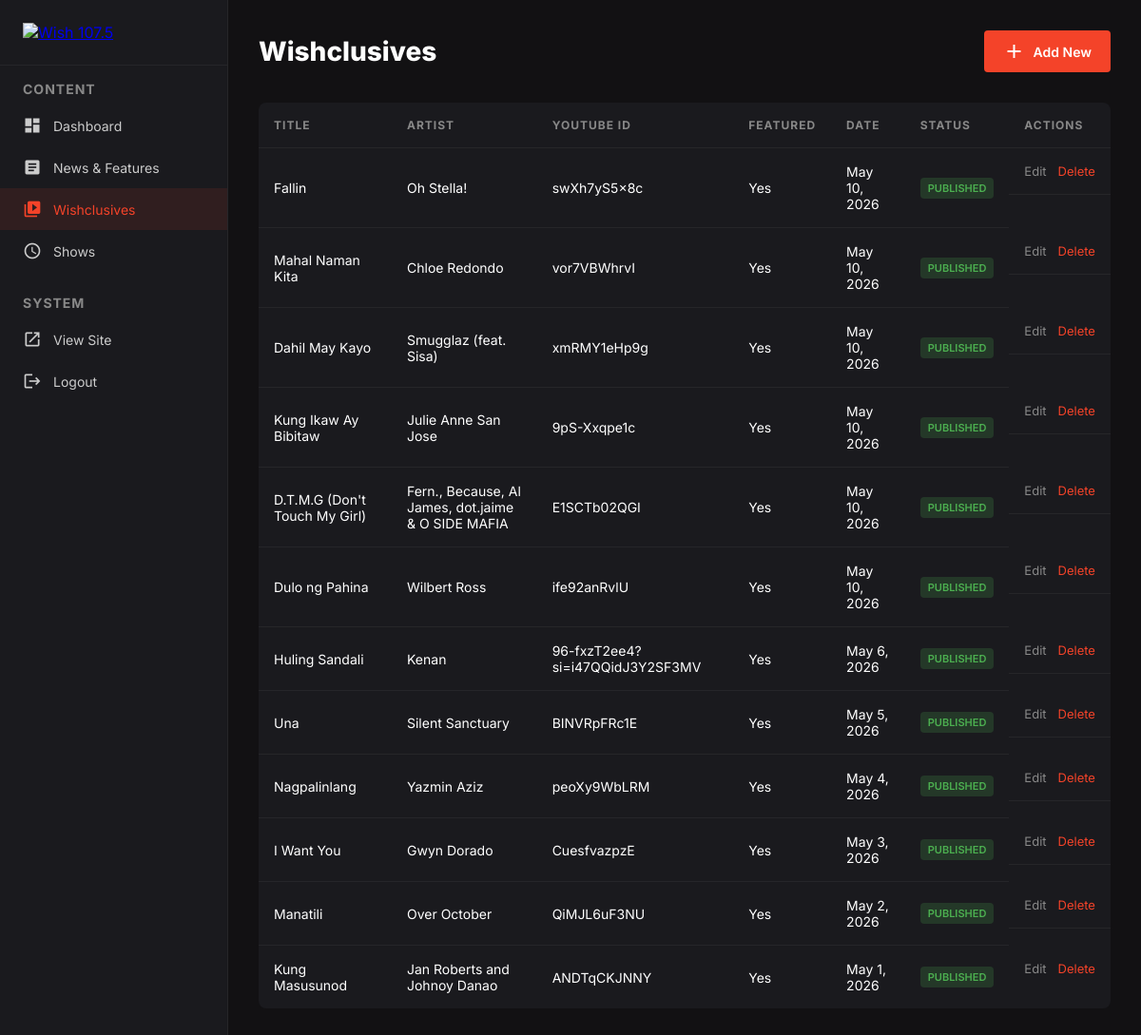
Page /admin/wishclusives.php (signed in) on the committed database.
### tables this page shows
CREATE TABLE `videos` (
  `id` int(11) NOT NULL,
  `title` varchar(255) NOT NULL,
  `slug` varchar(255) NOT NULL,
  `artist` varchar(255) DEFAULT NULL,
  `description` text DEFAULT NULL,
  `youtube_id` varchar(100) DEFAULT NULL,
  `thumbnail` varchar(255) DEFAULT NULL,
  `featured` tinyint(1) DEFAULT 0,
  `status` enum('draft','published') DEFAULT 'published',
  `created_at` timestamp NOT NULL DEFAULT current_timestamp(),
  `updated_at` timestamp NOT NULL DEFAULT current_timestamp() ON UPDATE current_timestamp()
);

### db.php (called while the page is built, shortened)
<?php
function getDB() {
    static $pdo = null;
    if ($pdo === null) {
        try {
            $dsn = "mysql:host=" . DB_HOST . ";dbname=" . DB_NAME . ";charset=utf8mb4";
            $pdo = new PDO($dsn, DB_USER, DB_PASS, [
                PDO::ATTR_ERRMODE => PDO::ERRMODE_EXCEPTION,
                PDO::ATTR_DEFAULT_FETCH_MODE => PDO::FETCH_ASSOC,
                PDO::ATTR_EMULATE_PREPARES => false,
            ]);
        } catch (PDOException $e) {
            die("Connection failed: " . $e->getMessage());
        }
    }
    return $pdo;
}
function fetchAll($sql, $params = []) {
    try {
        $stmt = getDB()->prepare($sql);
        $stmt->execute($params);
        return $stmt->fetchAll();
    } catch (Exception $e) {
        return [];
    }
}
function truncate($text, $length = 100) {
    if (strlen($text) <= $length) return $text;
    $text = substr($text, 0, $length);
    $text = substr($text, 0, strrpos($text, ' '));
    return $text . '...';
}

### admin/wishclusives.php (the view, shortened to what this page needs)
<?php
require_once '../db.php';
$page = isset($_GET['page']) ? max(1, intval($_GET['page'])) : 1;
$perPage = 15;
$offset = ($page - 1) * $perPage;
$items = fetchAll("SELECT * FROM videos ORDER BY created_at DESC LIMIT ? OFFSET ?", [$perPage, $offset]);
?>
<!DOCTYPE html>
<html lang="en">
<head>
    <link rel="stylesheet" href="admin-style.css">
</head>
<body>
    <div class="sidebar">
        <div class="logo"><a href="dashboard.php"><img src="https://cdn.prod.website-files.com/66e1987f36e4944240bc5ab8/6701637328a69477c92c2652_Wish-Logo.svg" alt="Wish 107.5"></a></div>
        <h2>Content</h2>
        <nav>
            <a href="dashboard.php"><span class="material-icons icon">dashboard</span> Dashboard</a>
            <a href="news.php"><span class="material-icons icon">article</span> News &amp; Features</a>
            <a href="wishclusives.php" class="active"><span class="material-icons icon">video_library</span> Wishclusives</a>
            <a href="shows.php"><span class="material-icons icon">schedule</span> Shows</a>
        </nav>
        <h2 style="margin-top:24px">System</h2>
        <nav>
            <a href="../index.php" target="_blank"><span class="material-icons icon">open_in_new</span> View Site</a>
            <a href="logout.php"><span class="material-icons icon">logout</span> Logout</a>
        </nav>
    </div>
    <div class="main">
        <div class="main-header">
            <h1>Wishclusives</h1>
            <a href="wishclusives-add.php" class="btn"><span class="material-icons">add</span> Add New</a>
        </div>
        <table>
            <thead>
                <tr>
                    <th>Title</th>
                    <th>Artist</th>
                    <th>YouTube ID</th>
                    <th>Featured</th>
                    <th>Date</th>
                    <th>Status</th>
                    <th>Actions</th>
                </tr>
            </thead>
            <tbody>
                <?php foreach ($items as $item): ?>
                <tr>
                    <td><?= htmlspecialchars(truncate($item['title'], 50)) ?></td>
                    <td><?= htmlspecialchars($item['artist']) ?></td>
                    <td><?= htmlspecialchars($item['youtube_id']) ?></td>
                    <td><?= $item['featured'] ? 'Yes' : 'No' ?></td>
                    <td><?= date('M j, Y', strtotime($item['created_at'])) ?></td>
                    <td><span class="status-badge <?= $item['status'] ?>"><?= $item['status'] ?></span></td>
                    <td class="table-actions">
                        <a href="wishclusives-edit.php?id=<?= $item['id'] ?>">Edit</a>
                        <a href="wishclusives-edit.php?id=<?= $item['id'] ?>&delete=1" onclick="return confirm('Delete this video?')" style="color:#f44329">Delete</a>
                    </td>
                </tr>
                <?php endforeach; ?>
            </tbody>
        </table>
    </div>
</body>
</html>

### admin/admin-style.css (style rules this page uses)
* { margin: 0; padding: 0; box-sizing: border-box; }
body { font-family: 'Inter', sans-serif; background: #121113; color: #fff; }
.sidebar { position: fixed; top: 0; left: 0; bottom: 0; width: 240px; background: #1a1a1e; border-right: 1px solid rgba(255,255,255,0.05); padding: 24px 0; overflow-y: auto; }
.sidebar .logo { padding: 0 24px 24px; border-bottom: 1px solid rgba(255,255,255,0.05); margin-bottom: 16px; }
.sidebar .logo img { width: 40px; }
.sidebar h2 { font-size: 14px; font-weight: 700; color: #888; text-transform: uppercase; letter-spacing: 1px; padding: 0 24px; margin-bottom: 8px; }
.sidebar nav a { display: flex; align-items: center; gap: 12px; padding: 12px 24px; color: #ccc; text-decoration: none; font-size: 14px; transition: all 0.2s; }
.sidebar nav a:hover, .sidebar nav a.active { background: rgba(244,67,41,0.1); color: #f44329; }
.sidebar nav a .icon { font-size: 20px; }
.main { margin-left: 240px; padding: 32px; min-height: 100vh; }
.main-header { display: flex; align-items: center; justify-content: space-between; margin-bottom: 32px; }
.main-header h1 { font-size: 28px; font-weight: 800; }
.btn { display: inline-flex; align-items: center; gap: 8px; padding: 10px 20px; background: #f44329; color: #fff; border: none; border-radius: 4px; font-size: 14px; font-weight: 600; cursor: pointer; text-decoration: none; font-family: inherit; }
table { width: 100%; border-collapse: collapse; background: #1a1a1e; border-radius: 8px; overflow: hidden; }
th { text-align: left; padding: 16px; font-size: 12px; text-transform: uppercase; letter-spacing: 1px; color: #888; border-bottom: 1px solid rgba(255,255,255,0.05); }
td { padding: 16px; font-size: 14px; border-bottom: 1px solid rgba(255,255,255,0.05); }
tr:last-child td { border-bottom: none; }
.table-actions { display: flex; gap: 12px; }
.table-actions a { color: #888; text-decoration: none; font-size: 13px; }
.status-badge { display: inline-block; padding: 4px 8px; border-radius: 4px; font-size: 11px; font-weight: 600; text-transform: uppercase; }
.status-badge.published { background: rgba(76,175,80,0.2); color: #4caf50; }

### rows in the picture
videos: title "Fallin", artist "Oh Stella!", youtube "swXh7yS5x8c", featured "Yes", created_at "May 10, 2026", status "PUBLISHED"
videos: title "Mahal Naman Kita", artist "Chloe Redondo", youtube "vor7VBWhrvI", featured "Yes", created_at "May 10, 2026", status "PUBLISHED"
videos: title "Dahil May Kayo", artist "Smugglaz (feat. Sisa)", youtube "xmRMY1eHp9g", featured "Yes", created_at "May 10, 2026", status "PUBLISHED"
videos: title "Kung Ikaw Ay Bibitaw", artist "Julie Anne San Jose", youtube "9pS-Xxqpe1c", featured "Yes", created_at "May 10, 2026", status "PUBLISHED"
videos: title "D.T.M.G (Don't Touch My Girl)", artist "Fern., Because, Al James, dot.jaime & O SIDE MAFIA", youtube "E1SCTb02QGI", featured "Yes", created_at "May 10, 2026", status "PUBLISHED"
videos: title "Dulo ng Pahina", artist "Wilbert Ross", youtube "ife92anRvlU", featured "Yes", created_at "May 10, 2026", status "PUBLISHED"
videos: title "Huling Sandali", artist "Kenan", youtube "96-fxzT2ee4?si=i47QQidJ3Y2SF3MV", featured "Yes", created_at "May 6, 2026", status "PUBLISHED"
videos: title "Una", artist "Silent Sanctuary", youtube "BINVRpFRc1E", featured "Yes", created_at "May 5, 2026", status "PUBLISHED"
videos: title "Nagpalinlang", artist "Yazmin Aziz", youtube "peoXy9WbLRM", featured "Yes", created_at "May 4, 2026", status "PUBLISHED"
videos: title "I Want You", artist "Gwyn Dorado", youtube "CuesfvazpzE", featured "Yes", created_at "May 3, 2026", status "PUBLISHED"
videos: title "Manatili", artist "Over October", youtube "QiMJL6uF3NU", featured "Yes", created_at "May 2, 2026", status "PUBLISHED"
videos: title "Kung Masusunod", artist "Jan Roberts and Johnoy Danao", youtube "ANDTqCKJNNY", featured "Yes", created_at "May 1, 2026", status "PUBLISHED"
